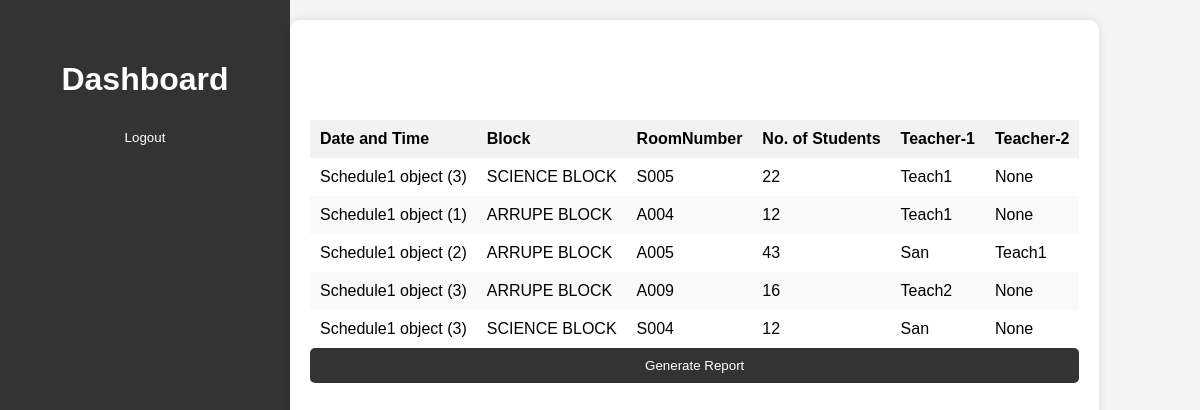
The page /User_report on the database its author committed.
### compapp/models.py (models this page shows)
class AssignTeacher(models.Model):
    date_time = models.ForeignKey(Schedule1, on_delete=models.CASCADE,default=datetime.now() + timedelta(days=1))
    block = models.CharField(max_length=25)
    room_number = models.CharField(max_length=15)
    no_of_students = models.IntegerField()
    teacher1 = models.ForeignKey(Teacher, on_delete=models.CASCADE, related_name='teacher1')
    teacher2 = models.ForeignKey(Teacher, on_delete=models.CASCADE, related_name='teacher2', blank=True, null=True)

class Schedule1(models.Model):
    SCHEDULE_CHOICES = [
        ('Midsem test', 'Midsem test'),
        ('Endsem test', 'Endsem test'),
        ('Makeup test', 'Makeup test'),
        ('Retest', 'Retest'),
    ]
    schedule_id = models.CharField(max_length=20, choices=SCHEDULE_CHOICES)
    date_time = models.DateTimeField(default=datetime.now() + timedelta(days=1))  # ForeignKey to represent date and time
    no_of_exams = models.IntegerField()
    no_of_rooms_req = models.IntegerField()

class Teacher(models.Model):
    name = models.CharField(max_length=25)
    department = models.CharField(max_length=25)
    teacher_id = models.CharField(max_length=10, primary_key=True)
    def __str__(self):
        return self.name

### compapp/views.py (the view)
# urls.py: path('User_report', User_report, name='User_report'),
def User_report(request):
    department = request.GET.get('department')  # Get the entered department from the request
    if department:
        teachers = Teacher.objects.filter(department__icontains=department)
        assignteachers = AssignTeacher.objects.filter(teacher1__in=teachers) | AssignTeacher.objects.filter(teacher2__in=teachers)
    else:
        assignteachers = AssignTeacher.objects.all()  # Get all assignments if department is not specified
    return render(request, 'User_report.html', {'assignteachers': assignteachers})

### compapp/templates/User_report.html (shortened to what this page needs)
<!DOCTYPE html>
<html lang="en">
<head>
</head>
<body>
    <div class="dashboard">
        <div class="sidebar">
            <div style=" background-size: cover; padding: 20px; text-align: center;">
                <h1>Dashboard</h1>
                <form action="{% url 'logout' %}" method="post">
                    <button type="submit">Logout</button>
                </form>
            </div>
        </div>
        <div class="container">
            <h1> Report</h1>
            <table>
                <thead>
                    <tr>
                        <th>Date and Time</th>
                        <th>Block</th>
                        <th>RoomNumber</th>
                        <th>No. of Students</th>
                        <th>Teacher-1</th>
                        <th>Teacher-2</th>
                    </tr>
                </thead>
                <tbody>
                    {% for assignteacher in assignteachers %}
                    <tr>
                        <td>{{ assignteacher.date_time }}</td>
                        <td>{{ assignteacher.block }}</td>
                        <td>{{ assignteacher.room_number }}</td>
                        <td>{{ assignteacher.no_of_students }}</td>
                        <td>{{ assignteacher.teacher1 }}</td>
                        <td>{{ assignteacher.teacher2 }}</td>
                    </tr>
                    {% endfor %}
                </tbody>
            </table>
            <form action="{% url 'report_view' %}" method="post">
                <button type="submit">Generate Report </button>
            </form>
        </div>
    </div>
</body>
</html>

### compapp/templates/User_report.html (style rules this page uses)
body { margin: 0; display: flex; font-family:Verdana,Arial, sans-serif; height:100vh; overflow:hidden; }
.dashboard { display: flex; height: 100vh; }
.sidebar { width: 250px; background-color:#333; color: #fff; padding: 20px; }
form { max-width: 800px; width: 100%; display: flex; flex-wrap: wrap; justify-content: space-between; align-items: center; }
button { width:100%; padding: 10px; border: none; cursor: pointer; }
body { font-family: Arial, sans-serif; margin: 0; padding: 0; background-color: #f4f4f4; }
.container { max-width: 800px; margin: 20px auto; padding: 20px; background-color: #fff; border-radius: 10px; box-shadow: 0 0 10px rgba(0, 0, 0, 0.1); overflow-y: auto; }
h1 { text-align: center; color: white; }
table { width: 100%; border-collapse: collapse; margin-top: 20px; }
th, td { padding: 10px; text-align: left; }
th { background-color: #f2f2f2; font-weight: bold; }
tr:nth-child(even) { background-color: #f9f9f9; }
button { padding: 10px 20px; background-color: #333; color: white; border: none; border-radius: 5px; cursor: pointer; transition: background-color 0.3s; }

### rows shown on the page
AssignTeacher: date_time "Schedule1 object (3)", block "SCIENCE BLOCK", room_number "S005", no_of_students "22", teacher1 "Teach1", teacher2 "None"
AssignTeacher: date_time "Schedule1 object (1)", block "ARRUPE BLOCK", room_number "A004", no_of_students "12", teacher1 "Teach1", teacher2 "None"
AssignTeacher: date_time "Schedule1 object (2)", block "ARRUPE BLOCK", room_number "A005", no_of_students "43", teacher1 "San", teacher2 "Teach1"
AssignTeacher: date_time "Schedule1 object (3)", block "ARRUPE BLOCK", room_number "A009", no_of_students "16", teacher1 "Teach2", teacher2 "None"
AssignTeacher: date_time "Schedule1 object (3)", block "SCIENCE BLOCK", room_number "S004", no_of_students "12", teacher1 "San", teacher2 "None"
